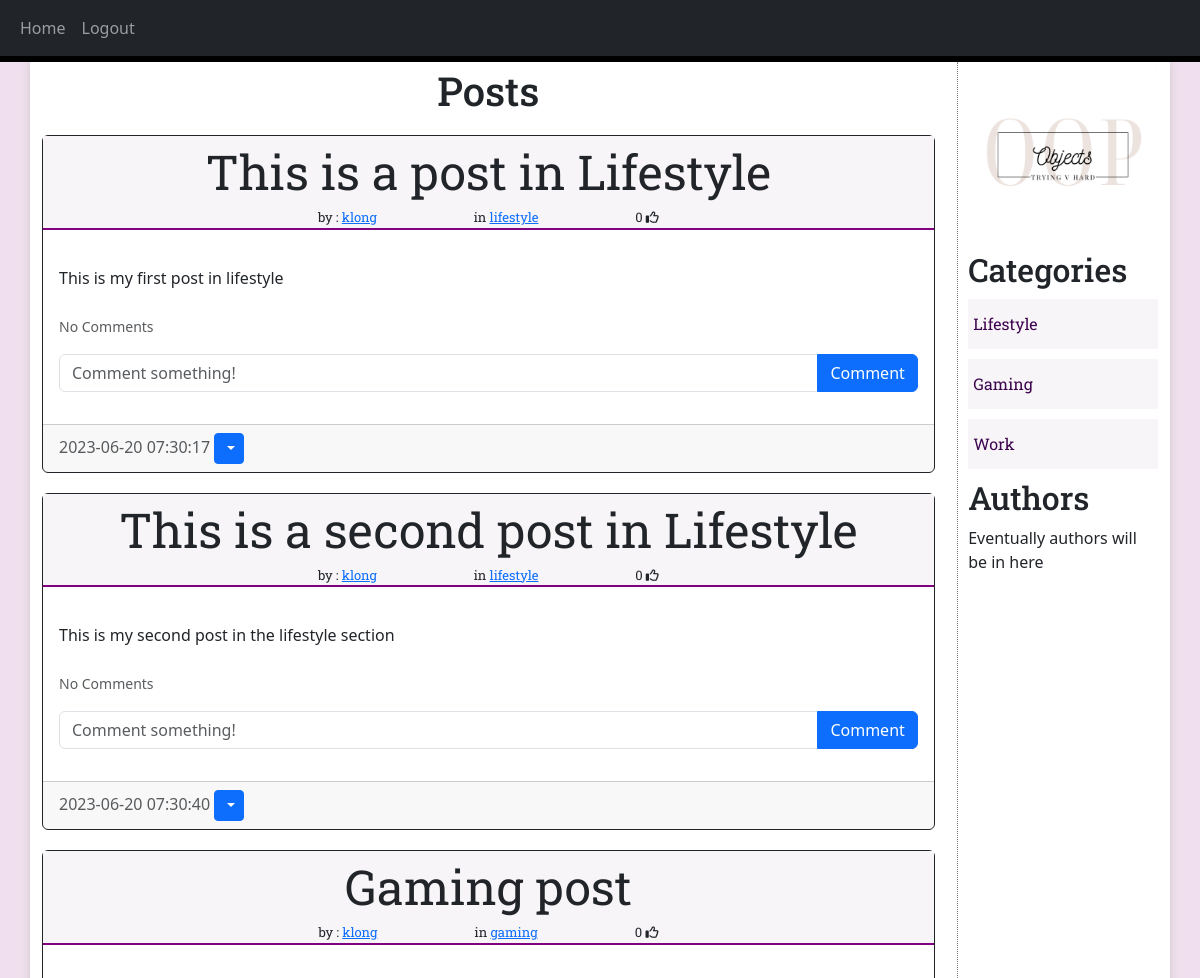
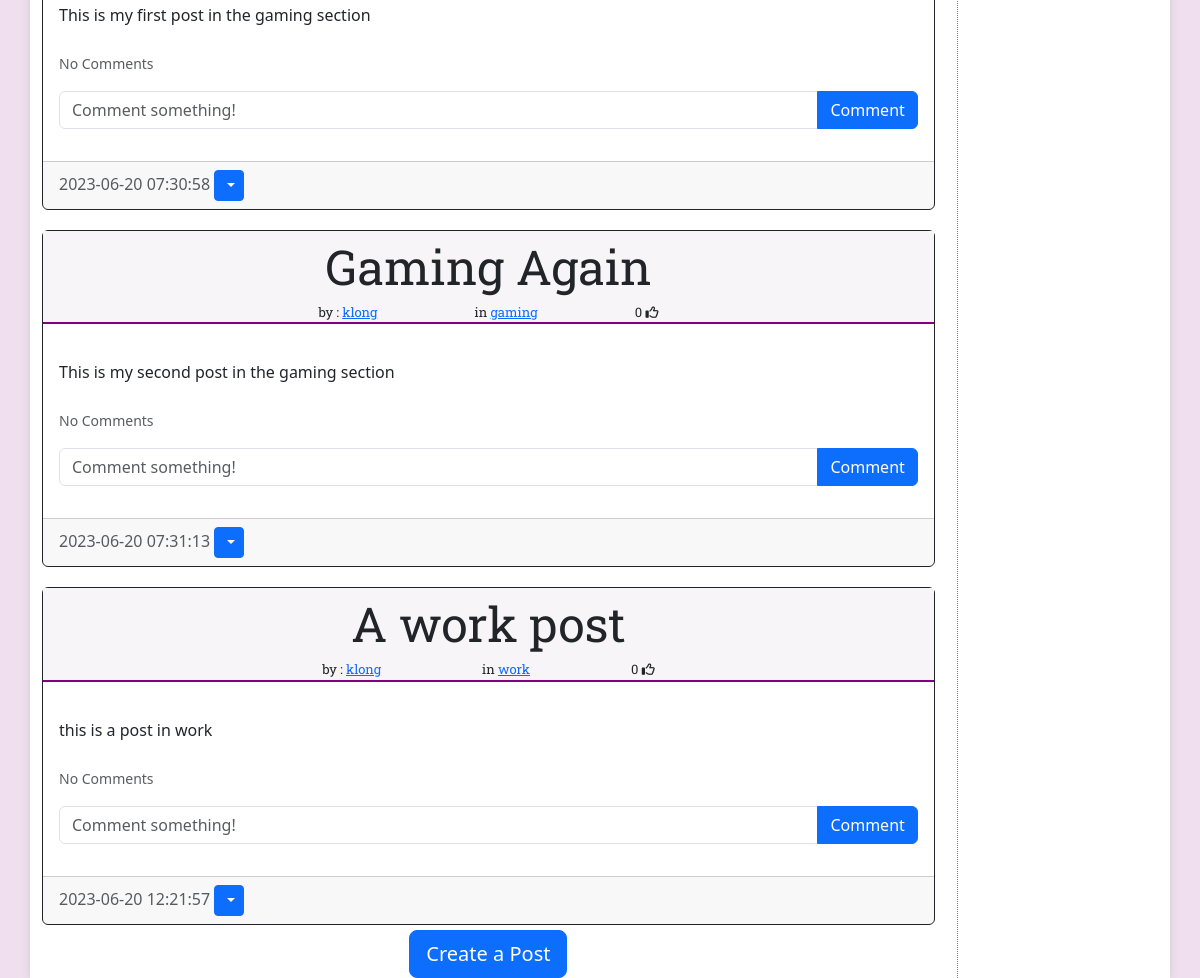
Screenshot of /home (signed in) with the database file from the repository (2 pictures, top to bottom).
### website/models.py (models this page shows)
class Post(db.Model):
    id = db.Column(db.Integer, primary_key = True)
    title = db.Column(db.String(200),nullable=False)
    category = db.Column(db.String(200))
    text = db.Column(db.Text, nullable = False)
    date_created = db.Column(db.DateTime(timezone=True), default=func.now())
    author = db.Column(db.Integer, db.ForeignKey('user.id', ondelete='CASCADE'), nullable=False)
    comments = db.relationship('Comment', backref='post', passive_deletes=True)
    likes = db.relationship('Like', backref='post', passive_deletes=True)

class User(db.Model, UserMixin):
    id = db.Column(db.Integer, primary_key = True)
    email = db.Column(db.String(170), unique = True)
    username = db.Column(db.String(170), unique = True)
    password = db.Column(db.String(170))
    date_created = db.Column(db.DateTime(timezone = True),default = func.now())
    posts = db.relationship('Post', backref='user', passive_deletes=True)
    comments = db.relationship('Comment', backref='user', passive_deletes=True)
    likes = db.relationship('Like', backref='user', passive_deletes=True)

### website/views.py (the view)
@views.route("/")
@views.route("/home")
@login_required
def home():
    posts = Post.query.all()
    cat_names = []
    for post in db.session.query(Post.category).distinct().all():
        cat_names.append(post.category)
    return render_template("home.html", user=current_user, posts = posts, cat_names = cat_names)

### website/__init__.py (called while the page is built)
def create_app():
    app = Flask(__name__)
    app.config['SECRET_KEY'] = "helloworld"
    app.config['SQLALCHEMY_DATABASE_URI'] = f'sqlite:///{DB_NAME}'
    db.init_app(app)
    from .views import views
    from .auth import auth
    app.register_blueprint(views, url_prefix="/")
    app.register_blueprint(auth, url_prefix="/")
    from .models import User, Post, Comment, Like
    with app.app_context():
        db.create_all()
    login_manager = LoginManager() #login_manager new instance of LoginManager class
    login_manager.login_view = "auth.login" # if the user isn't logged in, put them here
    login_manager.init_app(app)
    @login_manager.user_loader
    def load_user(id): #remember if we get this from an input it will be a string
        return User.query.get(int(id)) #hence the casting
    return app

### website/templates/home.html (shortened to what this page needs)
{% extends "posts_div.html" %}

### website/templates/posts_div.html (shortened to what this page needs)
{% extends "base.html" %} {% block title %}Home{% endblock %} {% block content
%}
<h1 class="center">{% block header %}Posts{% endblock %}</h1>
<div id="posts">
  {% for post in posts %}
  <div class="card border-dark">
    <div class="post_title">
      {{post.title}}
      <div class="post_info">
        <span>by : <a href="/posts/{{post.user.username}}"> {{post.user.username}} </a></span>
        <span> in <a href="/{{post.category}}">{{post.category}}</a></span>
        <span> <span id="likes-count-{{post.id}}">
            {{ post.likes|length }}</span>
          {% if user.id in post.likes|map(attribute="author")|list %}
          <i class="fas fa-thumbs-up" id="like-button-{{post.id}}" onclick="like({{post.id}})"></i>
          {% else %}
          <i class="far fa-thumbs-up" id="like-button-{{post.id}}" onclick="like({{post.id}})"></i>
          {% endif %} </span>
      </div>
    </div>
    <div class="card-body">
      <div class="card-text">{{post.text}}</div>
      <br />
      <p class="card-text">
        {% if post.comments|length > 0 %}
        <a data-bs-toggle="collapse" href="#comments-{{post.id}}" role="button">
          <small>View {{post.comments|length}} Comments</small>
        </a>
        {% else %}
        <small class="text-muted">No Comments</small>
        {% endif %}
      </p>
      <form class="input-group mb-3" method="POST" action="/create-comment/{{post.id}}">
        <input type="text" id="text" name="text" class="form-control" placeholder="Comment something!" />
        <button type="submit" class="btn btn-primary">Comment</button>
      </form>
    </div>
    <div class="card-footer text-muted">{{post.date_created}}
      {% if user.id == post.author %}
      <div class="btn-group">
        <button type="button" class="btn btn-sm btn-primary dropdown-toggle" data-bs-toggle="dropdown">
        </button>
      </div>
      {% endif %}
    </div>
  </div>
  {% endfor %}
</div>
{% block footer %}
<div class="center">
  <a href="/create-post">
    <button type="button" class="btn btn-primary btn-lg">
      Create a Post
    </button>
  </a>
</div>
{% endblock %}
{% endblock %}

### website/static/style.css (style rules this page uses)
body { background-color: rgb(240, 223, 238); }
.center { text-align: center; padding-top: 5px; }
h1,h2 { font-family: 'Roboto Slab', serif; }
#posts > div, .card-body > div { margin-top: 20px; }
.post_title { background-color: rgb(248, 245, 248); text-align: center; font-family: 'Roboto Slab', serif; font-size: 3rem; border-bottom: 2px solid purple; }
.post_info { margin: 0 auto; font-size: small; width: 60%; display: flex; justify-content: space-evenly; }

### rows the page displays
Post: title "This is a post in Lifestyle", user.username "klong", category "lifestyle", likes|length "0", text "This is my first post in lifestyle", date_created "2023-06-20 07:30:17"
Post: title "This is a second post in Lifestyle", user.username "klong", category "lifestyle", likes|length "0", text "This is my second post in the lifestyle section", date_created "2023-06-20 07:30:40"
Post: title "Gaming post", user.username "klong", category "gaming", likes|length "0", text "This is my first post in the gaming section", date_created "2023-06-20 07:30:58"
Post: title "Gaming Again", user.username "klong", category "gaming", likes|length "0", text "This is my second post in the gaming section", date_created "2023-06-20 07:31:13"
Post: title "A work post", user.username "klong", category "work", likes|length "0", text "this is a post in work", date_created "2023-06-20 12:21:57"

### other values shown
{{ name }} "Lifestyle" "Gaming" "Work"
